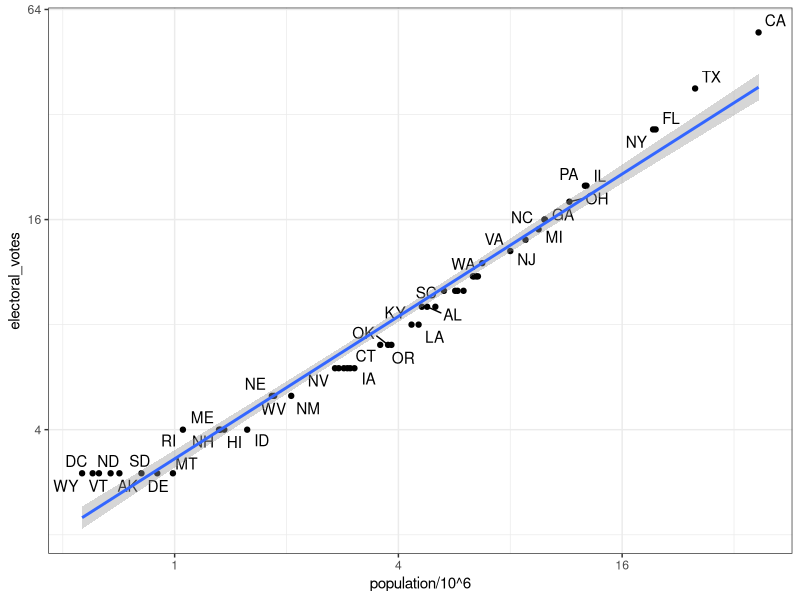

Write the R code that produced this figure.
# import US murders data
library(tidyverse)
library(ggrepel)
library(dslabs)
ds_theme_set()
data(murders)
head(murders)

# import US election results data
data("polls_us_election_2016")
head(results_us_election_2016)
identical(results_us_election_2016$state,murders$state)

# join the murders table and US election results table
tab <- left_join(murders,results_us_election_2016, by="state")
head(tab)

# plot electoral votes versus population
tab %>% ggplot(aes(population/10^6,electoral_votes,label=abb)) +
  geom_point() +
  geom_text_repel() +
  scale_x_continuous(trans="log2") +
  scale_y_continuous(trans="log2") +
  geom_smooth(method = "lm", se=TRUE)

# make two smaller tables to demonstrate joins
tab1 <- slice(murders, 1:6) %>% select(state, population)
tab1
tab2 <- slice(results_us_election_2016,c(22,44,14,1,27,45)) %>% 
  select(state,electoral_votes)
tab2

# experiment with different joins
left_join(tab1,tab2)
tab1 %>% left_join(tab2)
tab1 %>% right_join(tab2)
inner_join(tab1,tab2)
semi_join(tab1,tab2)
anti_join(tab1,tab2)
